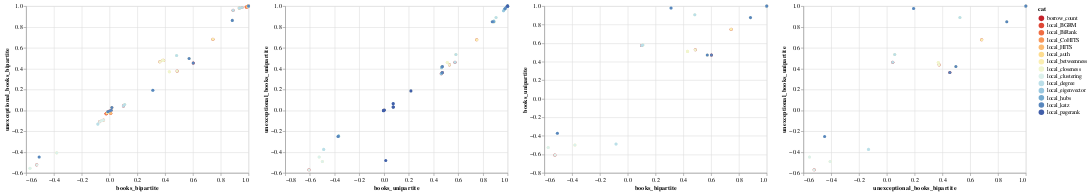

Here is the notebook cell this chart was saved with:
### Code cell
df_type = 'books_bipartite'
df_type2 = 'unexceptional_books_bipartite'
melted_all_borrows_books = get_melted_corr(
    books_bipartite, df_type)
melted_unex_borrows_books = get_melted_corr(
    unexceptional_books_bipartite, df_type2)

df_type_subset = 'books_unipartite'
df_type_subset2 = 'unexceptional_books_unipartite'

melted_all_borrows_books_subset = get_melted_corr(
    books_unipartite, df_type_subset)
melted_unex_borrows_books_subset = get_melted_corr(
    unexceptional_books_unipartite, df_type_subset2)

chart = compare_corr_chart(melted_all_borrows_books,melted_unex_borrows_books, df_type, df_type2)

chart1 = compare_corr_chart(melted_all_borrows_books_subset,melted_unex_borrows_books_subset, df_type_subset, df_type_subset2)

chart2 = compare_corr_chart(melted_all_borrows_books, melted_all_borrows_books_subset, df_type, df_type_subset)

chart3 = compare_corr_chart(melted_unex_borrows_books,melted_unex_borrows_books_subset, df_type2, df_type_subset2)

alt.hconcat(*[chart, chart1, chart2, chart3])
